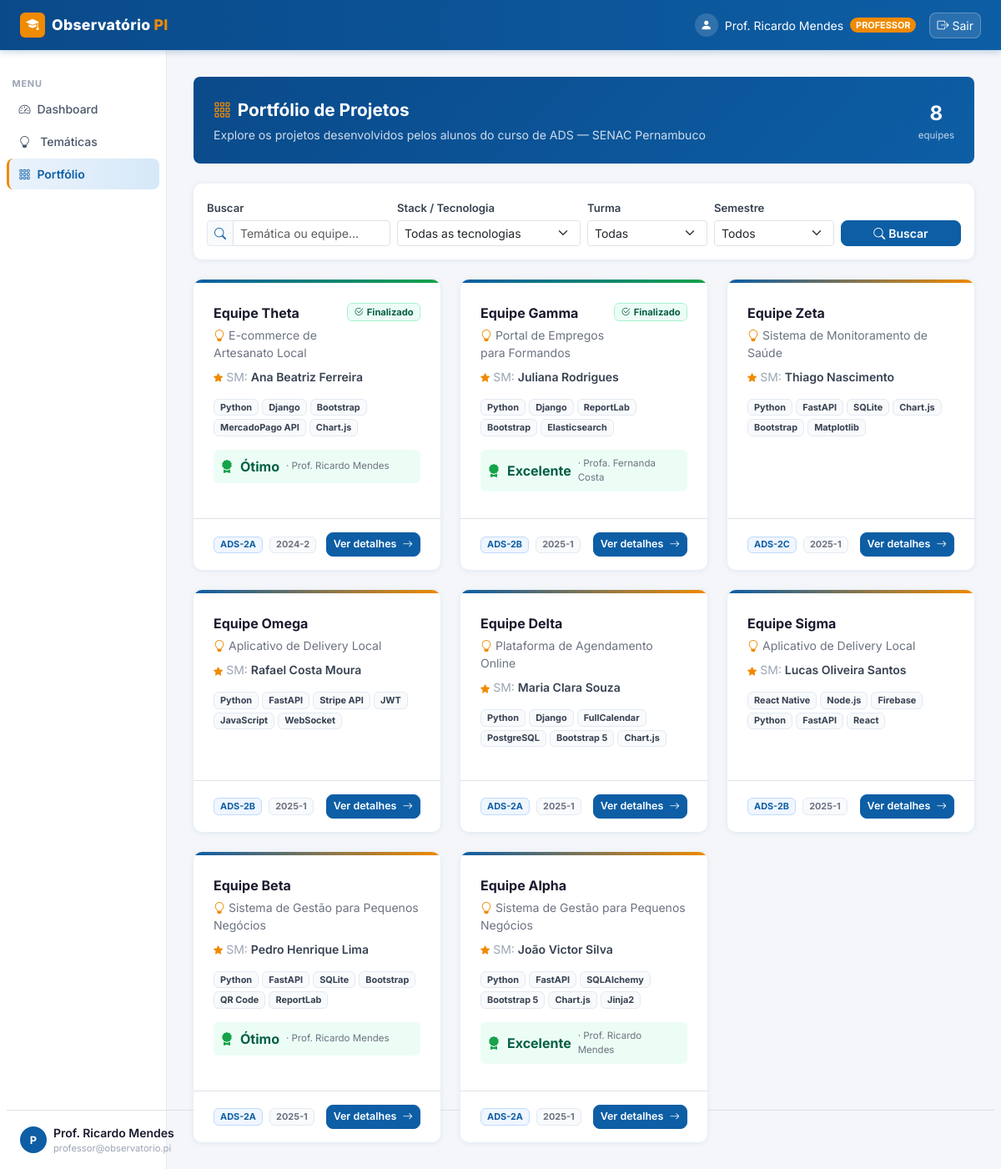
The page /portfolio (signed in) on the database its author committed.
### observatorio_pi/app/models/user.py (models this page shows)
class User(Base):
    __tablename__ = "users"
    id           = Column(Integer, primary_key=True, index=True)
    nome         = Column(String, nullable=False)
    email        = Column(String, unique=True, index=True, nullable=False)
    senha_hash   = Column(String, nullable=False)
    tipo         = Column(String, default="ALUNO", nullable=False)
    ativo        = Column(Boolean, default=True, nullable=False)
    bio          = Column(Text, default="")          # apresentação pessoal
    linkedin     = Column(String, default="")        # URL LinkedIn
    github       = Column(String, default="")        # URL GitHub
    portfolio_url= Column(String, default="")        # site/portfolio pessoal
    area_interesse = Column(String, default="")      # ex: "Backend, IA, Mobile"
    cidade       = Column(String, default="")        # localização
    telefone     = Column(String, default="")        # contato para empresas

### observatorio_pi/app/models/project.py (models this page shows)
class Equipe(Base):
    __tablename__ = "equipes"
    id              = Column(Integer, primary_key=True, index=True)
    nome            = Column(String, nullable=False)
    tematica_id     = Column(Integer, ForeignKey("tematicas.id"), nullable=False)
    scrum_master_id = Column(Integer, ForeignKey("users.id"), nullable=True)
    status          = Column(String, default="EM_ANDAMENTO")  # EM_ANDAMENTO | FINALIZADO
    criado_em       = Column(DateTime, default=lambda: datetime.now(timezone.utc))
    tematica        = relationship("Tematica", back_populates="equipes")
    scrum_master    = relationship("User", foreign_keys=[scrum_master_id])
    membros         = relationship("EquipeMembro", back_populates="equipe", cascade="all, delete-orphan")
    entregas        = relationship("EntregaProjeto", back_populates="equipe", cascade="all, delete-orphan")
    avaliacoes      = relationship("Avaliacao", back_populates="equipe", cascade="all, delete-orphan")
    avaliacoes_aluno = relationship("AvaliacaoAluno", back_populates="equipe", cascade="all, delete-orphan")

class Tematica(Base):
    __tablename__ = "tematicas"
    id            = Column(Integer, primary_key=True, index=True)
    titulo        = Column(String, nullable=False)
    descricao     = Column(Text, default="")
    turma_id      = Column(Integer, ForeignKey("turmas.id"), nullable=False)
    professor_id  = Column(Integer, ForeignKey("users.id"), nullable=True)
    status        = Column(String, default="ABERTA")  # ABERTA | EM_ANDAMENTO | CONCLUIDA
    criado_em     = Column(DateTime, default=lambda: datetime.now(timezone.utc))
    atualizado_em = Column(DateTime, default=lambda: datetime.now(timezone.utc))
    turma         = relationship("Turma", back_populates="tematicas")
    professor     = relationship("User", foreign_keys=[professor_id])
    equipes       = relationship("Equipe", back_populates="tematica", cascade="all, delete-orphan")

class Avaliacao(Base):
    __tablename__ = "avaliacoes"
    id                   = Column(Integer, primary_key=True, index=True)
    equipe_id            = Column(Integer, ForeignKey("equipes.id"), nullable=False)
    professor_id         = Column(Integer, ForeignKey("users.id"), nullable=False)
    conceito_conteudo    = Column(String, default="BOM")
    conceito_tecnica     = Column(String, default="BOM")
    conceito_apresentacao= Column(String, default="BOM")
    conceito_inovacao    = Column(String, default="BOM")
    conceito_equipe      = Column(String, default="BOM")
    conceito_final       = Column(String, default="BOM")
    comentario           = Column(Text, default="")
    data_avaliacao       = Column(DateTime, default=lambda: datetime.now(timezone.utc))
    equipe               = relationship("Equipe", back_populates="avaliacoes")
    professor            = relationship("User", foreign_keys=[professor_id])

class Turma(Base):
    __tablename__ = "turmas"
    id        = Column(Integer, primary_key=True, index=True)
    nome      = Column(String, nullable=False)
    semestre  = Column(String, nullable=False)
    descricao = Column(Text, default="")
    ativa     = Column(Boolean, default=True, nullable=False)
    criado_em = Column(DateTime, default=lambda: datetime.now(timezone.utc))
    tematicas = relationship("Tematica", back_populates="turma", cascade="all, delete-orphan")

### observatorio_pi/app/main.py (the view)
@app.get("/portfolio", response_class=HTMLResponse)
def portfolio_view(request: Request, busca: str = "", filtro_turma: str = "",
                   filtro_semestre: str = "", filtro_stack: str = "", db: Session = Depends(get_db)):
    usuario = get_usuario_logado(request, db)
    if not usuario:
        return RedirectResponse(url="/", status_code=303)
    query = db.query(Equipe).join(Tematica).join(Turma)
    if filtro_turma:
        query = query.filter(Turma.id == int(filtro_turma))
    if filtro_semestre:
        query = query.filter(Turma.semestre == filtro_semestre)
    if busca:
        query = query.filter(Tematica.titulo.ilike(f"%{busca}%") | Equipe.nome.ilike(f"%{busca}%"))
    equipes = query.order_by(Equipe.criado_em.desc()).all()
    if filtro_stack:
        filtro_lower = filtro_stack.lower()
        equipes = [
            e for e in equipes
            if any(filtro_lower in tag.strip().lower()
                   for ent in e.entregas
                   for tag in ent.tecnologias.split(',') if tag.strip())
        ]
    todas_stacks = sorted({
        tag.strip()
        for eq in db.query(Equipe).join(Tematica).join(Turma).all()
        for ent in eq.entregas
        for tag in ent.tecnologias.split(',') if tag.strip()
    })
    turmas = db.query(Turma).filter(Turma.ativa == True).order_by(Turma.nome).all()
    semestres = [r[0] for r in db.query(Turma.semestre).distinct().all() if r[0]]
    return templates.TemplateResponse("portfolio.html", {
        "request": request, "usuario": usuario, "equipes": equipes,
        "turmas": turmas, "semestres": semestres, "todas_stacks": todas_stacks,
        "busca": busca, "filtro_turma": filtro_turma,
        "filtro_semestre": filtro_semestre, "filtro_stack": filtro_stack,
        "conceito_label": CONCEITO_LABEL,
        "active_page": "portfolio",
    })

### observatorio_pi/app/templates/portfolio.html (shortened to what this page needs)
{% extends "base_auth.html" %}
{% block content %}
<div class="rounded-3 p-4 mb-4" style="background:linear-gradient(135deg,var(--senac-blue-dark) 0%,var(--senac-blue) 100%);color:#fff;">
    <div class="row align-items-center">
        <div class="col">
            <div class="fw-bold mb-1" style="font-size:1.3rem;"><i class="bi bi-grid-3x3-gap me-2" style="color:var(--senac-orange);"></i>Portfólio de Projetos</div>
            <div style="opacity:.8;font-size:.88rem;">Explore os projetos desenvolvidos pelos alunos do curso de ADS — SENAC Pernambuco</div>
        </div>
        <div class="col-auto d-none d-md-block text-center">
            <div class="fw-bold fs-4">{{ equipes|length }}</div>
            <div style="font-size:.72rem;opacity:.75;">equipes</div>
        </div>
    </div>
</div>
<div class="card p-3 mb-4">
    <form method="get" action="/portfolio" class="row g-2 align-items-end">
        <div class="col-sm-3">
            <label class="form-label fw-semibold mb-1" style="font-size:.82rem;color:#374151;">Buscar</label>
            <div class="input-group input-group-sm">
                <span class="input-group-text" style="background:#f8fafc;border-color:#e4eaf2;"><i class="bi bi-search" style="color:var(--senac-blue);"></i></span>
                <input type="text" name="busca" class="form-control" placeholder="Temática ou equipe..." value="{{ busca }}">
            </div>
        </div>
        <div class="col-sm-3">
            <label class="form-label fw-semibold mb-1" style="font-size:.82rem;color:#374151;">Stack / Tecnologia</label>
            <select name="filtro_stack" class="form-select form-select-sm">
                <option value="">Todas as tecnologias</option>
            </select>
        </div>
        <div class="col-sm-2">
            <label class="form-label fw-semibold mb-1" style="font-size:.82rem;color:#374151;">Turma</label>
            <select name="filtro_turma" class="form-select form-select-sm">
                <option value="">Todas</option>
            </select>
        </div>
        <div class="col-sm-2">
            <label class="form-label fw-semibold mb-1" style="font-size:.82rem;color:#374151;">Semestre</label>
            <select name="filtro_semestre" class="form-select form-select-sm">
                <option value="">Todos</option>
            </select>
        </div>
        <div class="col-sm-2 d-flex gap-2">
            <button type="submit" class="btn btn-primary btn-sm w-100" style="border-radius:8px;"><i class="bi bi-search me-1"></i>Buscar</button>
        </div>
    </form>
</div>
{% if equipes %}
<div class="row g-4">
    {% for eq in equipes %}
    <div class="col-md-6 col-xl-4">
        <div class="card h-100" style="overflow:hidden;transition:box-shadow .15s,transform .15s;"
             onmouseover="this.style.boxShadow='0 8px 24px rgba(13,94,165,.16)';this.style.transform='translateY(-3px)'"
             onmouseout="this.style.boxShadow='';this.style.transform=''">
            <div style="height:4px;background:{% if eq.status=='FINALIZADO' %}linear-gradient(90deg,var(--senac-blue),#16a34a){% else %}linear-gradient(90deg,var(--senac-blue),var(--senac-orange)){% endif %};"></div>
            <div class="card-body p-4">
                <div class="d-flex justify-content-between align-items-start mb-2">
                    <div>
                        <div class="fw-bold mb-1" style="color:#1a1a2e;">{{ eq.nome }}</div>
                        {% if eq.tematica %}<div class="small" style="color:#6b7280;"><i class="bi bi-lightbulb me-1" style="color:var(--senac-orange);"></i>{{ eq.tematica.titulo[:50] }}</div>{% endif %}
                    </div>
                    {% if eq.status == 'FINALIZADO' %}<span class="badge ms-2 flex-shrink-0" style="background:#ecfdf5;color:#065f46;border:1px solid #a7f3d0;font-size:.7rem;"><i class="bi bi-check2-circle me-1"></i>Finalizado</span>{% endif %}
                </div>
                {% if eq.scrum_master %}<div class="small mb-3" style="color:#9aa5b4;"><i class="bi bi-star-fill me-1" style="color:var(--senac-orange);font-size:.7rem;"></i>SM: <a href="/alunos/{{ eq.scrum_master.id }}" class="fw-semibold text-decoration-none" style="color:#374151;" onclick="event.stopPropagation()">{{ eq.scrum_master.nome }}</a></div>{% endif %}
                {% if eq.entregas %}
                <div class="mb-3">
                    {% set tags_todas = [] %}
                    {% for e in eq.entregas %}{% for tag in e.tecnologias.split(',') %}{% set tag=tag.strip() %}{% if tag and tag not in tags_todas %}{% set _ = tags_todas.append(tag) %}{% endif %}{% endfor %}{% endfor %}
                    {% if tags_todas %}<div class="d-flex flex-wrap gap-1">{% for tag in tags_todas[:6] %}<span class="badge" style="background:#f8fafc;color:#374151;border:1px solid #e4eaf2;font-size:.68rem;">{{ tag }}</span>{% endfor %}</div>{% endif %}
                </div>
                {% endif %}
                {% if eq.avaliacoes %}
                {% set av = eq.avaliacoes[0] %}
                <div class="d-flex align-items-center gap-2 p-2 rounded-2 mb-2" style="background:#ecfdf5;">
                    <i class="bi bi-award-fill" style="color:#16a34a;"></i>
                    <span class="fw-bold" style="color:#065f46;">{{ conceito_label[av.conceito_final] }}</span>
                    <span style="font-size:.72rem;color:#6b7280;">· {{ av.professor.nome }}</span>
                </div>
                {% endif %}
            </div>
            <div class="card-footer bg-transparent border-top px-4 py-3 d-flex justify-content-between align-items-center">
                <div class="d-flex gap-2">
                    {% if eq.tematica and eq.tematica.turma %}<span class="badge" style="background:#eff6ff;color:var(--senac-blue);border:1px solid #bfdbfe;font-size:.68rem;">{{ eq.tematica.turma.nome }}</span><span class="badge" style="background:#f8fafc;color:#6b7280;border:1px solid #e4eaf2;font-size:.68rem;">{{ eq.tematica.turma.semestre }}</span>{% endif %}
                </div>
                <a href="/equipes/{{ eq.id }}" class="btn btn-primary btn-sm" style="border-radius:8px;font-size:.78rem;">Ver detalhes <i class="bi bi-arrow-right ms-1"></i></a>
            </div>
        </div>
    </div>
    {% endfor %}
</div>
{% else %}
<div class="card"><div class="text-center py-5" style="color:#9aa5b4;"><i class="bi bi-search fs-2 d-block mb-2"></i>Nenhum projeto encontrado.<div class="mt-3"><a href="/portfolio" class="btn btn-outline-primary btn-sm" style="border-radius:8px;">Ver todos</a></div></div></div>
{% endif %}
{% endblock %}

### observatorio_pi/app/templates/base_auth.html (shortened to what this page needs)
{% extends "base.html" %}
{% block body %}
<nav class="navbar navbar-senac navbar-expand-lg">
    <div class="container-fluid px-4">
        <a class="navbar-brand d-flex align-items-center gap-2" href="/dashboard">
            <div style="background:var(--senac-orange);border-radius:6px;width:30px;height:30px;display:flex;align-items:center;justify-content:center;">
                <i class="bi bi-mortarboard-fill text-white" style="font-size:.95rem;"></i>
            </div>
            <span>Observatório <span class="brand-dot">PI</span></span>
        </a>
        <div class="ms-auto d-flex align-items-center gap-3">
            <span class="text-white-50 small d-none d-sm-flex align-items-center gap-2">
                <span style="width:28px;height:28px;background:rgba(255,255,255,.15);border-radius:50%;display:flex;align-items:center;justify-content:center;">
                    <i class="bi bi-person-fill text-white"></i>
                </span>
                <span class="text-white">{{ usuario.nome }}</span>
                <span class="badge rounded-pill" style="background:var(--senac-orange);font-size:.68rem;font-weight:700;">{{ usuario.tipo }}</span>
            </span>
            <a href="/logout" class="btn btn-sm d-flex align-items-center gap-1"
               style="background:rgba(255,255,255,.12);color:#fff;border:1px solid rgba(255,255,255,.25);border-radius:8px;">
                <i class="bi bi-box-arrow-right"></i><span class="d-none d-sm-inline">Sair</span>
            </a>
        </div>
    </div>
</nav>
<div class="container-fluid g-0">
    <div class="row g-0">
        <nav class="col-md-2 d-none d-md-block sidebar">
            <div class="sidebar-section-label">Menu</div>
            <ul class="nav flex-column px-2">
                <li class="nav-item">
                    <a class="nav-link {% if active_page == 'dashboard' %}active{% endif %}" href="/dashboard">
                        <i class="bi bi-speedometer2 me-2"></i>Dashboard
                    </a>
                </li>
                <li class="nav-item">
                    <a class="nav-link {% if active_page == 'tematicas' %}active{% endif %}" href="/tematicas">
                        <i class="bi bi-lightbulb me-2"></i>
                        {% if usuario.tipo == 'ALUNO' %}Minhas Temáticas{% else %}Temáticas{% endif %}
                    </a>
                </li>
                <li class="nav-item">
                    <a class="nav-link {% if active_page == 'portfolio' %}active{% endif %}" href="/portfolio">
                        <i class="bi bi-grid-3x3-gap me-2"></i>Portfólio
                    </a>
                </li>
            </ul>
            <div class="px-3 pt-3 border-top mx-2" style="position:absolute;bottom:1rem;left:0;right:0;">
                <div class="d-flex align-items-center gap-2">
                    <div class="rounded-circle d-flex align-items-center justify-content-center flex-shrink-0"
                         style="width:32px;height:32px;background:var(--senac-blue);color:#fff;font-size:.8rem;font-weight:700;">
                        {{ usuario.nome[0].upper() }}
                    </div>
                    <div style="min-width:0;">
                        <div class="small fw-semibold text-truncate" style="color:#1a1a2e;">{{ usuario.nome }}</div>
                        <div class="text-truncate" style="font-size:.7rem;color:#9aa5b4;">{{ usuario.email }}</div>
                    </div>
                </div>
            </div>
        </nav>
        <main class="col-md-10 main-content" style="min-height:calc(100vh - 60px);">
            {% block content %}{% endblock %}
        </main>
    </div>
</div>
{% endblock %}

### rows shown on the page
User: nome "Prof. Ricardo Mendes", tipo "PROFESSOR", nome "P", email "professor@observatorio.pi", professor.nome "Prof. Ricardo Mendes"
Equipe: nome "Equipe Theta", tematica "E-commerce de Artesanato Local", status "FINALIZADO" (drawn), scrum_master.nome "Ana Beatriz Ferreira", 6 "Python" "Django" "Bootstrap" "MercadoPago API" "Chart.js", tematica.turma.nome "ADS-2A", tematica.turma.semestre "2024-2"
Avaliacao: conceito_final "Ótimo"
Equipe: nome "Equipe Gamma", tematica "Portal de Empregos para Formandos", status "FINALIZADO" (drawn), scrum_master.nome "Juliana Rodrigues", 6 "Python" "Django" "ReportLab" "Bootstrap" "Elasticsearch", tematica.turma.nome "ADS-2B", tematica.turma.semestre "2025-1"
Avaliacao: conceito_final "Excelente"
User: professor.nome "Profa. Fernanda Costa"
Equipe: nome "Equipe Zeta", tematica "Sistema de Monitoramento de Saúde", scrum_master.nome "Thiago Nascimento", 6 "Python" "FastAPI" "SQLite" "Chart.js" "Bootstrap" "Matplotlib", tematica.turma.nome "ADS-2C", tematica.turma.semestre "2025-1"
Equipe: nome "Equipe Omega", tematica "Aplicativo de Delivery Local", scrum_master.nome "Rafael Costa Moura", 6 "Python" "FastAPI" "Stripe API" "JWT" "JavaScript" "WebSocket", tematica.turma.nome "ADS-2B", tematica.turma.semestre "2025-1"
Equipe: nome "Equipe Delta", tematica "Plataforma de Agendamento Online", scrum_master.nome "Maria Clara Souza", 6 "Python" "Django" "FullCalendar" "PostgreSQL" "Bootstrap 5" "Chart.js", tematica.turma.nome "ADS-2A", tematica.turma.semestre "2025-1"
Equipe: nome "Equipe Sigma", tematica "Aplicativo de Delivery Local", scrum_master.nome "Lucas Oliveira Santos", 6 "React Native" "Node.js" "Firebase" "Python" "FastAPI" "React", tematica.turma.nome "ADS-2B", tematica.turma.semestre "2025-1"
Equipe: nome "Equipe Beta", tematica "Sistema de Gestão para Pequenos Negócios", scrum_master.nome "Pedro Henrique Lima", 6 "Python" "FastAPI" "SQLite" "Bootstrap" "QR Code" "ReportLab", tematica.turma.nome "ADS-2A", tematica.turma.semestre "2025-1"
Avaliacao: conceito_final "Ótimo"
Equipe: nome "Equipe Alpha", tematica "Sistema de Gestão para Pequenos Negócios", scrum_master.nome "João Victor Silva", 6 "Python" "FastAPI" "SQLAlchemy" "Bootstrap 5" "Chart.js" "Jinja2", tematica.turma.nome "ADS-2A", tematica.turma.semestre "2025-1"
Avaliacao: conceito_final "Excelente"

### other values the page prints
{{ equipes|length }} "8"
